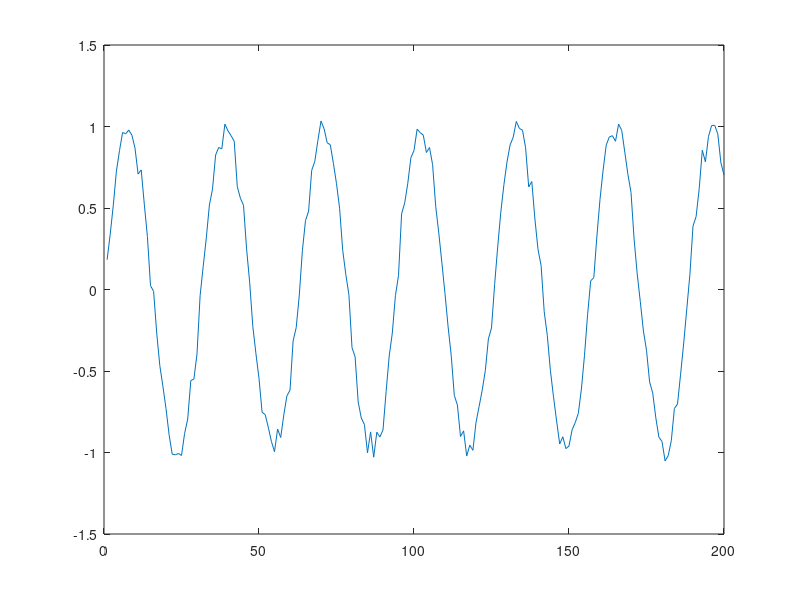
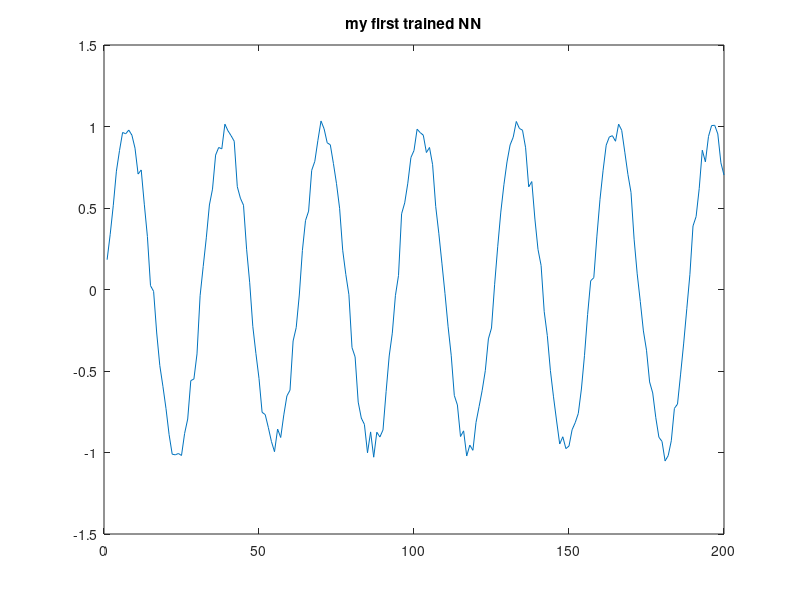
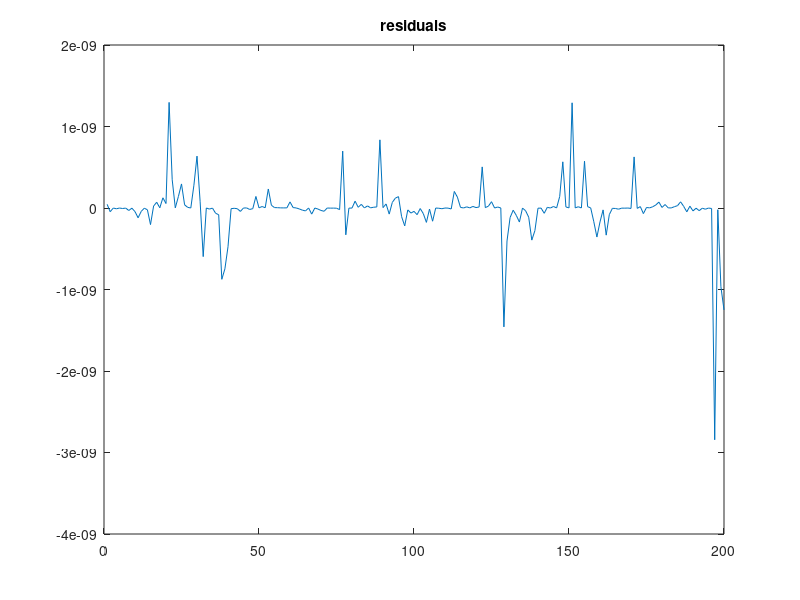

Write the MATLAB code that produced these figures, in order.
function demo_ADAM_ANN
clc; close all;
% c) T.Lahmer, 2026

X = 1:1:200;
X=X';
Y = sin(0.2*X)+0.05*randn(size(X));
plot(X,Y);
layers = [200, 30, 200];
num_epochs = 2000;
learning_rate = 0.1;


params = train_adam(X, Y, layers, num_epochs, learning_rate);

params.W1;
params.b1;
params.W2;
params.b2;

[A, cache] = forward(X, params);

figure
plot(A)
title('my first trained NN')
figure
plot(A-Y)
title('residuals')
%figure
%plot(params.b1)
%figure
%plot(params.b2)


end


function [params] = train_adam(X, Y, layers, num_epochs, learning_rate)
% X: Eingabedaten (features x samples)
% Y: Zielwerte (outputs x samples)
% layers: z.B. [input_dim, hidden_dim, output_dim]

% Initialisierung
params = init_params(layers);

% ADAM Parameter
beta1 = 0.9;
beta2 = 0.999;
eps = 1e-8;

% Initialisiere Moment-Schätzer
[m, v] = init_adam(params);

t = 0; % timestep

for epoch = 1:num_epochs
    t = t + 1;

    % Vorwärtspropagation
    [A, cache] = forward(X, params);

    % Verlust (MSE)
    loss = mean((A - Y).^2);

    % Rückwärtspropagation
    grads = backward(X, Y, params, cache);

    % ADAM Update
    [params, m, v] = adam_update(params, grads, m, v, t, learning_rate, beta1, beta2, eps);

    if mod(epoch,1) == 0
        fprintf('Epoch %d, Loss: %.4f\n', epoch, loss);
    end
end
end

%% Initialisierung der Parameter
function params = init_params(layers)
for i = 1:length(layers)-1
    params.(['W' num2str(i)]) = randn(layers(i+1), layers(i)) * 0.01;
    params.(['b' num2str(i)]) = zeros(layers(i+1),1);
end
end

%% Initialisierung ADAM Variablen
function [m, v] = init_adam(params)
fields = fieldnames(params);
for i = 1:length(fields)
    m.(fields{i}) = zeros(size(params.(fields{i})));
    v.(fields{i}) = zeros(size(params.(fields{i})));
end
end

%% Vorwärtspropagation
function [A, cache] = forward(X, params)
W1 = params.W1; b1 = params.b1;
W2 = params.W2; b2 = params.b2;

Z1 = W1 * X + b1;
A1 = max(0, Z1); % ReLU

Z2 = W2 * A1 + b2;
A = Z2; % lineare Ausgabe

cache = struct('X',X,'Z1',Z1,'A1',A1);
end

%% Rückwärtspropagation
function grads = backward(X, Y, params, cache)
m = size(X,2);

W2 = params.W2;

A1 = cache.A1;
Z1 = cache.Z1;
A = params.W2 * A1 + params.b2;

dZ2 = 2*(A - Y) / m;
grads.W2 = dZ2 * A1';
grads.b2 = sum(dZ2,2);

dA1 = W2' * dZ2;
dZ1 = dA1 .* (Z1 > 0); % ReLU Ableitung

grads.W1 = dZ1 * X';
grads.b1 = sum(dZ1,2);
end

%% ADAM Update
function [params, m, v] = adam_update(params, grads, m, v, t, lr, beta1, beta2, eps)
fields = fieldnames(params);

for i = 1:length(fields)
    key = fields{i};

    % 1. Moment (Mean)
    m.(key) = beta1 * m.(key) + (1 - beta1) * grads.(key);

    % 2. Moment (Varianz)
    v.(key) = beta2 * v.(key) + (1 - beta2) * (grads.(key).^2);

    % Bias-Korrektur
    m_hat = m.(key) / (1 - beta1^t);
    v_hat = v.(key) / (1 - beta2^t);

    % Update
    params.(key) = params.(key) - lr * m_hat ./ (sqrt(v_hat) + eps);
end
end
